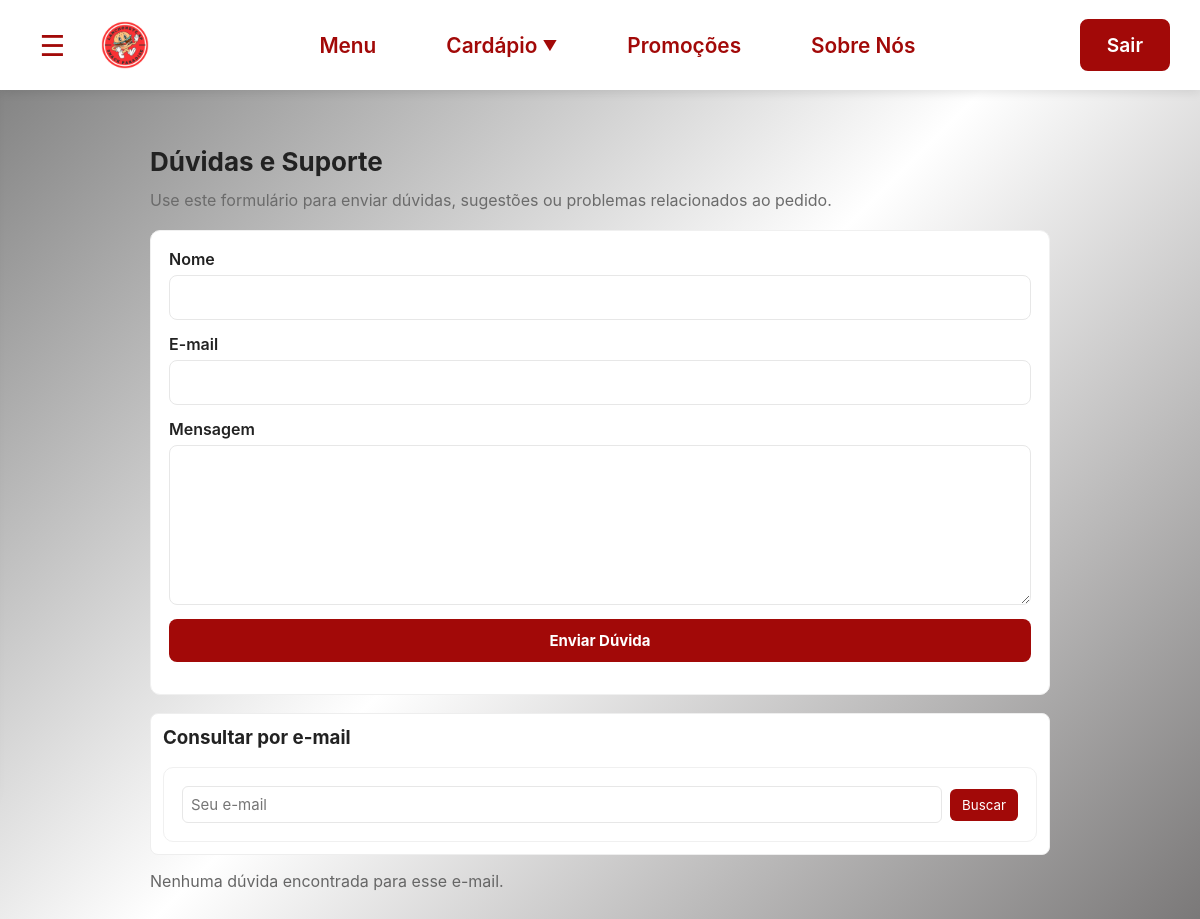
The app's page /frontend/Duvidas/index.php?lookup_email=edwinclarwis777@gmail.com, older data.
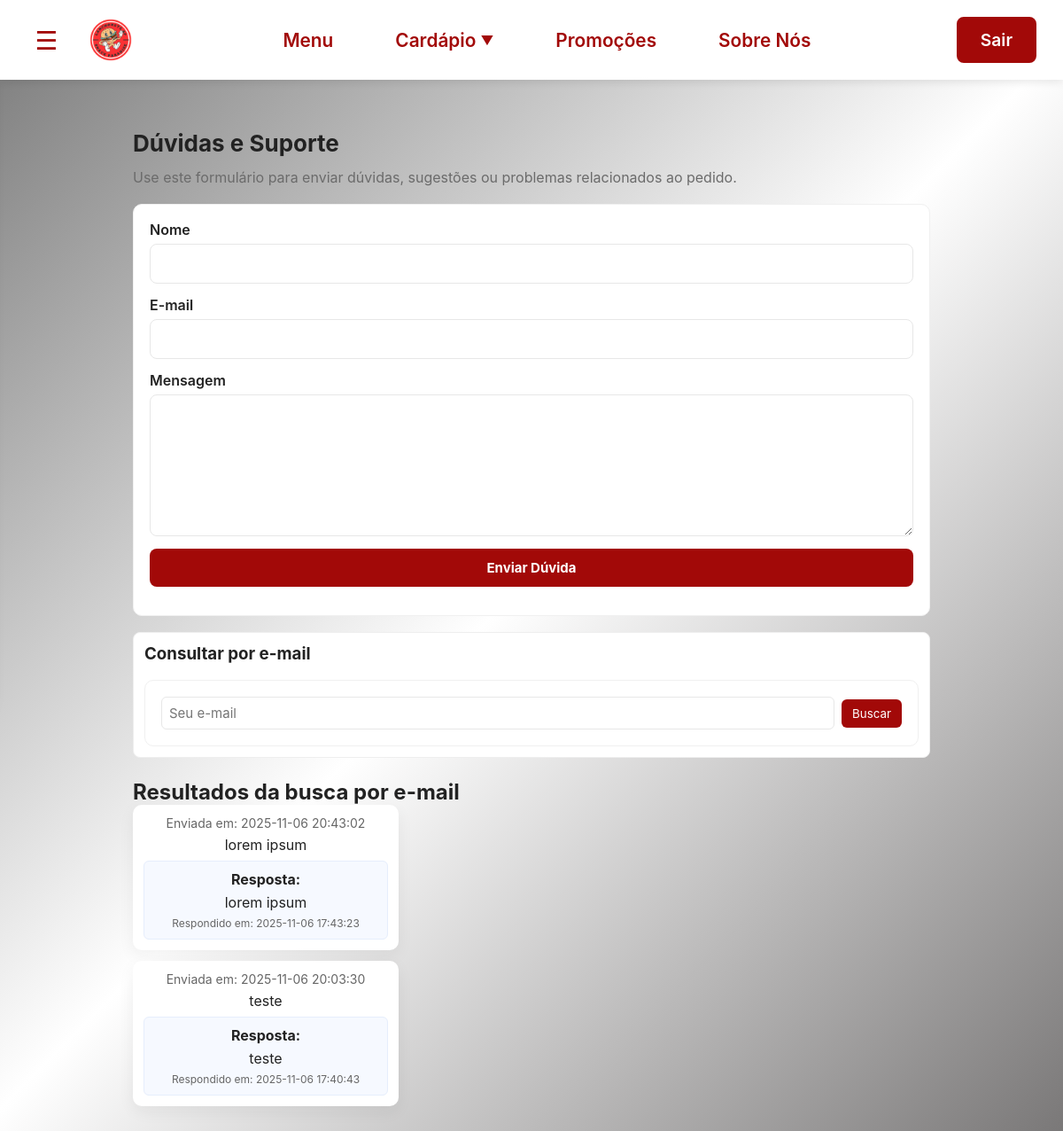
The same page, newer data.
### tables this page shows
CREATE TABLE `duvidas` (
  `id` int(11) NOT NULL,
  `usuario_id` int(11) DEFAULT NULL,
  `nome` varchar(150) NOT NULL,
  `email` varchar(150) NOT NULL,
  `mensagem` text NOT NULL,
  `criado_em` timestamp NOT NULL DEFAULT current_timestamp(),
  `resposta` text DEFAULT NULL,
  `respondida` tinyint(1) NOT NULL DEFAULT 0,
  `resposta_em` datetime DEFAULT NULL
);

### backend/config/DatabaseManager.php (called while the page is built, shortened)
<?php
class DatabaseManager extends Conectar
{
    public function getDuvidasByEmail($email)
    {
        try {
            $sql = "SELECT * FROM duvidas WHERE email = :email ORDER BY criado_em DESC";
            $stmt = $this->prepare($sql);
            $stmt->bindParam(':email', $email);
            $stmt->execute();
            return $stmt->fetchAll(PDO::FETCH_ASSOC);
        } catch (Exception $e) {
            error_log('Erro getDuvidasByEmail: ' . $e->getMessage());
            return [];
        }
    }
}
?>

### frontend/Duvidas/index.php (the view, shortened to what this page needs)
<?php
$lookupDuvidas = [];
if (!empty($_GET['lookup_email'])) {
  $email = filter_var(trim($_GET['lookup_email']), FILTER_SANITIZE_EMAIL);
  if ($email !== '') {
    if (!isset($db)) {
      require_once __DIR__ . '/../../backend/config/DatabaseManager.php';
      $db = new DatabaseManager();
    }
    $lookupDuvidas = $db->getDuvidasByEmail($email);
  }
}
?>
<!DOCTYPE html>
<html lang="pt-br">
<head>
  <link rel="stylesheet" href="style.css">
</head>
<body>
    <header>
        <div class="header-left">
            <button class="btn-menu-lateral" id="btnMenuLateral">☰</button>
            <div class="logo-container">
                <a href="../Cardápio/index.php" class="logo">
                    <img src="../imgs/Logo.png" class="logo" alt="Snack Paradise Logo">
                </a>
             </div>
        </div>
        <div class="header-center">
            <a href="../Cardápio/index.php" class="menu-item">Menu</a>
            <div class="menu-item cardapio-btn" id="cardapioBtn">
                Cardápio
            </div>
            <a href="../Acumular Pontos/pontos.html" class="menu-item">Promoções</a>
            <a href="../Quem somos/index.php" class="menu-item">Sobre Nós</a>
        </div>
        <a href="../../backend/controllers/logout.php" class="btn-conta">Sair</a>
    </header>
  <main>
    <div class="main-container" style="max-width:900px; margin:28px auto;">
      <h1>Dúvidas e Suporte</h1>
      <p>Use este formulário para enviar dúvidas, sugestões ou problemas relacionados ao pedido.</p>
      <form method="POST" action="../../backend/controllers/enviar_duvida.php">
        <div class="form-row">
          <label for="nome">Nome</label>
          <input type="text" id="nome" name="nome" required>
        </div>
        <div class="form-row">
          <label for="email">E-mail</label>
          <input type="email" id="email" name="email" required>
        </div>
        <div class="form-row">
          <label for="mensagem">Mensagem</label>
          <textarea id="mensagem" name="mensagem" rows="6" required></textarea>
        </div>
        <div class="form-row">
          <button type="submit" class="botao-login">Enviar Dúvida</button>
        </div>
      </form>
      <div style="margin-top:18px;padding:12px;border:1px solid #eee;border-radius:8px;background:#fff">
        <h3 style="margin:0 0 8px">Consultar por e-mail</h3>
        <form method="GET" action="index.php">
          <div style="display:flex;gap:8px;align-items:center">
            <input type="email" name="lookup_email" placeholder="Seu e-mail" required style="padding:8px;border:1px solid #e7e7e7;border-radius:6px;flex:1">
            <button type="submit" style="background:#a20908;color:#fff;padding:8px 12px;border:0;border-radius:6px;cursor:pointer">Buscar</button>
          </div>
        </form>
      </div>
      <?php if (!empty($lookupDuvidas)): ?>
        <section style="margin-top:24px">
          <h2>Resultados da busca por e-mail</h2>
          <?php foreach ($lookupDuvidas as $ud): ?>
            <div class="card" style="margin-bottom:12px;padding:12px">
              <div style="font-size:14px;color:#666;margin-bottom:6px">Enviada em: <?php echo htmlspecialchars($ud['criado_em']); ?></div>
              <div style="white-space:pre-wrap;margin-bottom:8px"><?php echo nl2br(htmlspecialchars($ud['mensagem'])); ?></div>
              <?php if (!empty($ud['resposta'])): ?>
                <div style="background:#f6f9ff;padding:10px;border-radius:6px;border:1px solid #e6eefc">
                  <strong>Resposta:</strong>
                  <div style="white-space:pre-wrap;margin-top:6px"><?php echo nl2br(htmlspecialchars($ud['resposta'])); ?></div>
                  <div style="font-size:12px;color:#666;margin-top:6px">Respondido em: <?php echo htmlspecialchars($ud['resposta_em'] ?? '-'); ?></div>
                </div>
              <?php else: ?>
                <div style="font-size:13px;color:#999">Ainda sem resposta.</div>
              <?php endif; ?>
            </div>
          <?php endforeach; ?>
        </section>
      <?php elseif (isset($_GET['lookup_email'])): ?>
        <div style="margin-top:16px;color:#666">Nenhuma dúvida encontrada para esse e-mail.</div>
      <?php endif; ?>
    </div>
  </main>
</body>
</html>

Row changes from the older to the newer data that the page shows:
added duvidas: criado_em "2025-11-06 20:43:02", mensagem "lorem ipsum", resposta "lorem ipsum", resposta_em "2025-11-06 17:43:23"
added duvidas: criado_em "2025-11-06 20:03:30", mensagem "teste", resposta "teste", resposta_em "2025-11-06 17:40:43"
Text that changed along with them:
text no longer shown: "Nenhuma dúvida encontrada para esse e-mail."
text now shown: "Resultados da busca por e-mail"
